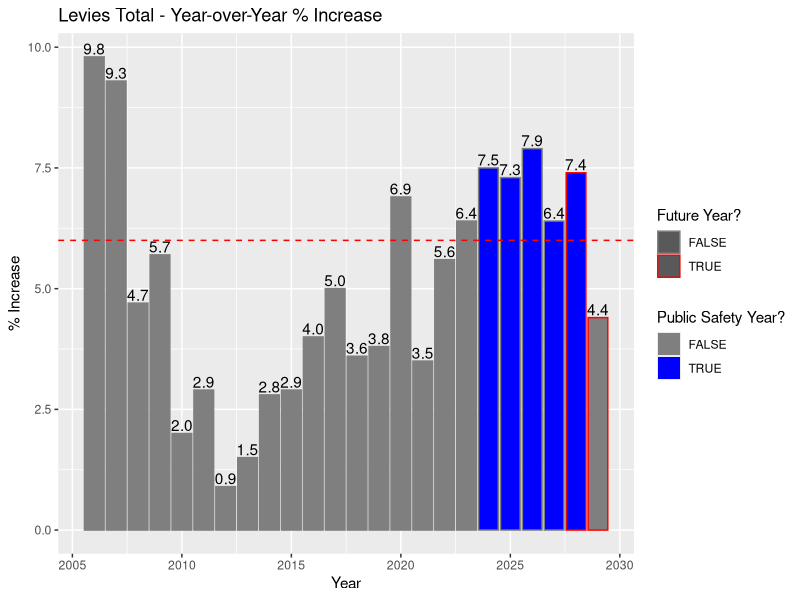

The R source for this figure:
## ---- chunk 1
#| label: fig-taxrates
#| fig-cap: "Source: MN DOR (actual), City of Minnetonka (future)"
#| warning: false
#| echo: false
library(ggplot2)
taxdata <- tibble::tribble(
  ~years, ~rates, ~safety, ~future,
  2006, 9.8, F, F,
  2007, 9.3, F, F,
  2008, 4.7, F, F,
  2009, 5.7, F, F,
  2010, 2.0, F, F,
  2011, 2.9, F, F,
  2012, 0.9, F, F,
  2013, 1.5, F, F,
  2014, 2.8, F, F,
  2015, 2.9, F, F,
  2016, 4.0, F, F,
  2017, 5.0, F, F,
  2018, 3.6, F, F,
  2019, 3.8, F, F,
  2020, 6.9, F, F,
  2021, 3.5, F, F,
  2022, 5.6, F, F,
  2023, 6.4, F, F,
  2024, 7.5, T, F,
  2025, 7.3, T, F,
  2026, 7.9, T, F,
  2027, 6.4, T, F,
  2028, 7.4, T, T,
  2029, 4.4, F, T
)
taxdata$years <- as.integer(taxdata$years)
ggplot(taxdata, aes(x=years, y=rates, fill=safety, color=future)) + 
  geom_col() + 
  scale_fill_manual(values = c('grey50', 'blue')) +
  scale_color_manual(values = c('grey50', 'red')) +
  geom_text(aes(label=format(rates, nsmall=1)), lineheight = 0.7, vjust = -0.2, color='black') + 
  geom_hline(yintercept = 6, linetype = "dashed", color = "red") + 
  labs(title="Levies Total - Year-over-Year % Increase", x = "Year", y = "% Increase", fill = "Public Safety Year?", color = "Future Year?")
